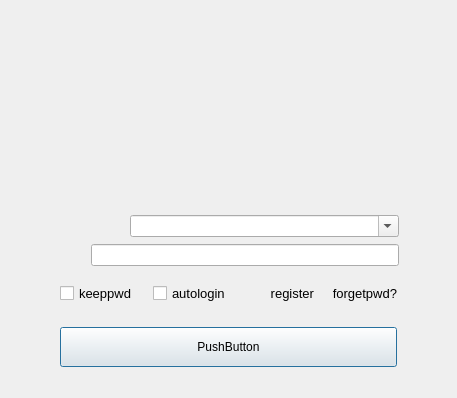
<?xml version="1.0" encoding="UTF-8"?>
<ui version="4.0">
 <class>LoginDialog</class>
 <widget class="QDialog" name="LoginDialog">
  <property name="geometry">
   <rect>
    <x>0</x>
    <y>0</y>
    <width>457</width>
    <height>398</height>
   </rect>
  </property>
  <property name="minimumSize">
   <size>
    <width>0</width>
    <height>0</height>
   </size>
  </property>
  <property name="maximumSize">
   <size>
    <width>16777215</width>
    <height>16777215</height>
   </size>
  </property>
  <property name="sizeIncrement">
   <size>
    <width>0</width>
    <height>0</height>
   </size>
  </property>
  <property name="font">
   <font>
    <pointsize>9</pointsize>
   </font>
  </property>
  <property name="windowTitle">
   <string>LoginDialog</string>
  </property>
  <layout class="QGridLayout" name="gridLayout">
   <item row="0" column="0">
    <widget class="QWidget" name="widget_loginWnd" native="true">
     <property name="sizePolicy">
      <sizepolicy hsizetype="Preferred" vsizetype="Expanding">
       <horstretch>0</horstretch>
       <verstretch>0</verstretch>
      </sizepolicy>
     </property>
     <property name="minimumSize">
      <size>
       <width>435</width>
       <height>376</height>
      </size>
     </property>
     <property name="maximumSize">
      <size>
       <width>435</width>
       <height>376</height>
      </size>
     </property>
     <layout class="QGridLayout" name="gridLayout_2">
      <property name="leftMargin">
       <number>0</number>
      </property>
      <property name="topMargin">
       <number>0</number>
      </property>
      <property name="rightMargin">
       <number>0</number>
      </property>
      <property name="bottomMargin">
       <number>0</number>
      </property>
      <property name="spacing">
       <number>0</number>
      </property>
      <item row="0" column="1">
       <layout class="QHBoxLayout" name="horizontalLayout">
        <property name="spacing">
         <number>0</number>
        </property>
        <property name="bottomMargin">
         <number>0</number>
        </property>
        <item>
         <widget class="QWidget" name="widget_loginback" native="true">
          <property name="minimumSize">
           <size>
            <width>0</width>
            <height>0</height>
           </size>
          </property>
          <layout class="QHBoxLayout" name="horizontalLayout_2">
           <property name="spacing">
            <number>0</number>
           </property>
           <property name="leftMargin">
            <number>0</number>
           </property>
           <property name="topMargin">
            <number>0</number>
           </property>
           <property name="rightMargin">
            <number>0</number>
           </property>
           <property name="bottomMargin">
            <number>0</number>
           </property>
           <item>
            <layout class="QVBoxLayout" name="verticalLayout">
             <property name="spacing">
              <number>0</number>
             </property>
             <property name="rightMargin">
              <number>0</number>
             </property>
             <property name="bottomMargin">
              <number>0</number>
             </property>
             <item>
              <widget class="QWidget" name="widget_titleBar_nofill" native="true">
               <property name="sizePolicy">
                <sizepolicy hsizetype="Expanding" vsizetype="Expanding">
                 <horstretch>0</horstretch>
                 <verstretch>0</verstretch>
                </sizepolicy>
               </property>
               <property name="maximumSize">
                <size>
                 <width>16777215</width>
                 <height>178</height>
                </size>
               </property>
               <layout class="QHBoxLayout" name="horizontalLayout_6">
                <property name="spacing">
                 <number>0</number>
                </property>
                <property name="leftMargin">
                 <number>11</number>
                </property>
                <property name="topMargin">
                 <number>0</number>
                </property>
                <property name="rightMargin">
                 <number>0</number>
                </property>
                <property name="bottomMargin">
                 <number>148</number>
                </property>
                <item>
                 <widget class="QLabel" name="titleLabel1">
                  <property name="sizePolicy">
                   <sizepolicy hsizetype="Expanding" vsizetype="Expanding">
                    <horstretch>0</horstretch>
                    <verstretch>0</verstretch>
                   </sizepolicy>
                  </property>
                  <property name="minimumSize">
                   <size>
                    <width>0</width>
                    <height>30</height>
                   </size>
                  </property>
                  <property name="maximumSize">
                   <size>
                    <width>16777215</width>
                    <height>16777215</height>
                   </size>
                  </property>
                  <property name="text">
                   <string/>
                  </property>
                 </widget>
                </item>
                <item>
                 <widget class="GifIconPushButton" name="gifpushButton_minSize" native="true">
                  <property name="sizePolicy">
                   <sizepolicy hsizetype="Expanding" vsizetype="Expanding">
                    <horstretch>0</horstretch>
                    <verstretch>0</verstretch>
                   </sizepolicy>
                  </property>
                  <property name="minimumSize">
                   <size>
                    <width>30</width>
                    <height>30</height>
                   </size>
                  </property>
                  <property name="maximumSize">
                   <size>
                    <width>30</width>
                    <height>30</height>
                   </size>
                  </property>
                  <property name="toolTip">
                   <string>minSize</string>
                  </property>
                  <property name="text" stdset="0">
                   <string/>
                  </property>
                  <property name="autoDefault" stdset="0">
                   <bool>false</bool>
                  </property>
                 </widget>
                </item>
                <item>
                 <widget class="GifIconPushButton" name="gifpushButton_close" native="true">
                  <property name="sizePolicy">
                   <sizepolicy hsizetype="Expanding" vsizetype="Expanding">
                    <horstretch>0</horstretch>
                    <verstretch>0</verstretch>
                   </sizepolicy>
                  </property>
                  <property name="minimumSize">
                   <size>
                    <width>30</width>
                    <height>30</height>
                   </size>
                  </property>
                  <property name="maximumSize">
                   <size>
                    <width>30</width>
                    <height>30</height>
                   </size>
                  </property>
                  <property name="toolTip">
                   <string>close</string>
                  </property>
                  <property name="text" stdset="0">
                   <string/>
                  </property>
                  <property name="autoDefault" stdset="0">
                   <bool>false</bool>
                  </property>
                 </widget>
                </item>
               </layout>
              </widget>
             </item>
             <item>
              <widget class="QWidget" name="widget_logininfo" native="true">
               <property name="minimumSize">
                <size>
                 <width>0</width>
                 <height>25</height>
                </size>
               </property>
               <property name="maximumSize">
                <size>
                 <width>16777215</width>
                 <height>25</height>
                </size>
               </property>
               <layout class="QHBoxLayout" name="horizontalLayout_7">
                <property name="spacing">
                 <number>0</number>
                </property>
                <property name="leftMargin">
                 <number>0</number>
                </property>
                <property name="topMargin">
                 <number>0</number>
                </property>
                <property name="rightMargin">
                 <number>0</number>
                </property>
                <property name="bottomMargin">
                 <number>0</number>
                </property>
                <item>
                 <widget class="QLabel" name="label_error">
                  <property name="minimumSize">
                   <size>
                    <width>0</width>
                    <height>0</height>
                   </size>
                  </property>
                  <property name="font">
                   <font>
                    <family>宋体</family>
                    <pointsize>12</pointsize>
                   </font>
                  </property>
                  <property name="text">
                   <string/>
                  </property>
                  <property name="alignment">
                   <set>Qt::AlignCenter</set>
                  </property>
                 </widget>
                </item>
               </layout>
              </widget>
             </item>
            </layout>
           </item>
          </layout>
         </widget>
        </item>
       </layout>
      </item>
      <item row="1" column="1" colspan="2">
       <layout class="QHBoxLayout" name="horizontalLayout_3">
        <property name="spacing">
         <number>12</number>
        </property>
        <property name="leftMargin">
         <number>47</number>
        </property>
        <property name="topMargin">
         <number>15</number>
        </property>
        <property name="rightMargin">
         <number>47</number>
        </property>
        <property name="bottomMargin">
         <number>7</number>
        </property>
        <item>
         <widget class="QLabel" name="label_name">
          <property name="sizePolicy">
           <sizepolicy hsizetype="Fixed" vsizetype="Fixed">
            <horstretch>0</horstretch>
            <verstretch>0</verstretch>
           </sizepolicy>
          </property>
          <property name="minimumSize">
           <size>
            <width>21</width>
            <height>21</height>
           </size>
          </property>
          <property name="maximumSize">
           <size>
            <width>60</width>
            <height>16777215</height>
           </size>
          </property>
          <property name="text">
           <string/>
          </property>
         </widget>
        </item>
        <item>
         <widget class="QComboBox" name="comboBox_name">
          <property name="maximumSize">
           <size>
            <width>16777215</width>
            <height>32</height>
           </size>
          </property>
          <property name="editable">
           <bool>true</bool>
          </property>
          <property name="maxVisibleItems">
           <number>5</number>
          </property>
         </widget>
        </item>
       </layout>
      </item>
      <item row="2" column="1" colspan="2">
       <layout class="QHBoxLayout" name="horizontalLayout_4">
        <property name="spacing">
         <number>12</number>
        </property>
        <property name="leftMargin">
         <number>47</number>
        </property>
        <property name="rightMargin">
         <number>47</number>
        </property>
        <property name="bottomMargin">
         <number>17</number>
        </property>
        <item>
         <widget class="QLabel" name="label_pwd">
          <property name="sizePolicy">
           <sizepolicy hsizetype="Fixed" vsizetype="Fixed">
            <horstretch>0</horstretch>
            <verstretch>0</verstretch>
           </sizepolicy>
          </property>
          <property name="minimumSize">
           <size>
            <width>21</width>
            <height>21</height>
           </size>
          </property>
          <property name="maximumSize">
           <size>
            <width>60</width>
            <height>16777215</height>
           </size>
          </property>
          <property name="text">
           <string/>
          </property>
         </widget>
        </item>
        <item>
         <widget class="QLineEdit" name="lineEdit_pwd">
          <property name="maximumSize">
           <size>
            <width>16777215</width>
            <height>16777215</height>
           </size>
          </property>
          <property name="styleSheet">
           <string notr="true">lineedit-password-character: 42;</string>
          </property>
          <property name="echoMode">
           <enum>QLineEdit::Password</enum>
          </property>
         </widget>
        </item>
       </layout>
      </item>
      <item row="3" column="1" colspan="2">
       <layout class="QHBoxLayout" name="horizontalLayout_5">
        <property name="leftMargin">
         <number>49</number>
        </property>
        <property name="rightMargin">
         <number>49</number>
        </property>
        <property name="bottomMargin">
         <number>23</number>
        </property>
        <item>
         <widget class="QCheckBox" name="checkBox_keepPwd">
          <property name="sizePolicy">
           <sizepolicy hsizetype="Expanding" vsizetype="Expanding">
            <horstretch>0</horstretch>
            <verstretch>0</verstretch>
           </sizepolicy>
          </property>
          <property name="minimumSize">
           <size>
            <width>0</width>
            <height>0</height>
           </size>
          </property>
          <property name="maximumSize">
           <size>
            <width>16777215</width>
            <height>16777215</height>
           </size>
          </property>
          <property name="font">
           <font>
            <pointsize>10</pointsize>
           </font>
          </property>
          <property name="text">
           <string>keeppwd</string>
          </property>
         </widget>
        </item>
        <item>
         <spacer name="horizontalSpacer_3">
          <property name="orientation">
           <enum>Qt::Horizontal</enum>
          </property>
          <property name="sizeHint" stdset="0">
           <size>
            <width>19</width>
            <height>20</height>
           </size>
          </property>
         </spacer>
        </item>
        <item>
         <widget class="QCheckBox" name="checkBox_autoLogin">
          <property name="sizePolicy">
           <sizepolicy hsizetype="Expanding" vsizetype="Expanding">
            <horstretch>0</horstretch>
            <verstretch>0</verstretch>
           </sizepolicy>
          </property>
          <property name="minimumSize">
           <size>
            <width>0</width>
            <height>0</height>
           </size>
          </property>
          <property name="maximumSize">
           <size>
            <width>16777215</width>
            <height>16777215</height>
           </size>
          </property>
          <property name="font">
           <font>
            <pointsize>10</pointsize>
           </font>
          </property>
          <property name="text">
           <string>autologin</string>
          </property>
         </widget>
        </item>
        <item>
         <spacer name="horizontalSpacer_2">
          <property name="orientation">
           <enum>Qt::Horizontal</enum>
          </property>
          <property name="sizeHint" stdset="0">
           <size>
            <width>40</width>
            <height>20</height>
           </size>
          </property>
         </spacer>
        </item>
        <item>
         <widget class="QLabel" name="label_register">
          <property name="sizePolicy">
           <sizepolicy hsizetype="Expanding" vsizetype="Expanding">
            <horstretch>0</horstretch>
            <verstretch>0</verstretch>
           </sizepolicy>
          </property>
          <property name="font">
           <font>
            <pointsize>10</pointsize>
           </font>
          </property>
          <property name="frameShape">
           <enum>QFrame::NoFrame</enum>
          </property>
          <property name="frameShadow">
           <enum>QFrame::Plain</enum>
          </property>
          <property name="text">
           <string>register</string>
          </property>
          <property name="textFormat">
           <enum>Qt::AutoText</enum>
          </property>
          <property name="alignment">
           <set>Qt::AlignRight|Qt::AlignTrailing|Qt::AlignVCenter</set>
          </property>
          <property name="openExternalLinks">
           <bool>false</bool>
          </property>
          <property name="textInteractionFlags">
           <set>Qt::LinksAccessibleByMouse</set>
          </property>
         </widget>
        </item>
        <item>
         <spacer name="horizontalSpacer">
          <property name="orientation">
           <enum>Qt::Horizontal</enum>
          </property>
          <property name="sizeHint" stdset="0">
           <size>
            <width>21</width>
            <height>20</height>
           </size>
          </property>
         </spacer>
        </item>
        <item>
         <widget class="QLabel" name="label_forget_pwd">
          <property name="sizePolicy">
           <sizepolicy hsizetype="Expanding" vsizetype="Expanding">
            <horstretch>0</horstretch>
            <verstretch>0</verstretch>
           </sizepolicy>
          </property>
          <property name="font">
           <font>
            <pointsize>10</pointsize>
           </font>
          </property>
          <property name="frameShape">
           <enum>QFrame::NoFrame</enum>
          </property>
          <property name="frameShadow">
           <enum>QFrame::Plain</enum>
          </property>
          <property name="text">
           <string>forgetpwd?</string>
          </property>
          <property name="textFormat">
           <enum>Qt::AutoText</enum>
          </property>
          <property name="alignment">
           <set>Qt::AlignRight|Qt::AlignTrailing|Qt::AlignVCenter</set>
          </property>
          <property name="openExternalLinks">
           <bool>false</bool>
          </property>
          <property name="textInteractionFlags">
           <set>Qt::LinksAccessibleByMouse</set>
          </property>
         </widget>
        </item>
       </layout>
      </item>
      <item row="4" column="1">
       <layout class="QHBoxLayout" name="horizontalLayout_9">
        <property name="leftMargin">
         <number>49</number>
        </property>
        <property name="topMargin">
         <number>0</number>
        </property>
        <property name="rightMargin">
         <number>49</number>
        </property>
        <property name="bottomMargin">
         <number>20</number>
        </property>
        <item>
         <widget class="QPushButton" name="pushButton_logIn">
          <property name="enabled">
           <bool>true</bool>
          </property>
          <property name="sizePolicy">
           <sizepolicy hsizetype="Expanding" vsizetype="Expanding">
            <horstretch>0</horstretch>
            <verstretch>0</verstretch>
           </sizepolicy>
          </property>
          <property name="minimumSize">
           <size>
            <width>0</width>
            <height>40</height>
           </size>
          </property>
          <property name="maximumSize">
           <size>
            <width>16777215</width>
            <height>16777215</height>
           </size>
          </property>
          <property name="text">
           <string>PushButton</string>
          </property>
         </widget>
        </item>
       </layout>
      </item>
     </layout>
    </widget>
   </item>
  </layout>
 </widget>
 <layoutdefault spacing="6" margin="11"/>
 <customwidgets>
  <customwidget>
   <class>GifIconPushButton</class>
   <extends>QWidget</extends>
   <header>gificonpushbutton.h</header>
   <slots>
    <signal>clicked()</signal>
   </slots>
  </customwidget>
 </customwidgets>
 <resources/>
 <connections>
  <connection>
   <sender>gifpushButton_minSize</sender>
   <signal>clicked()</signal>
   <receiver>LoginDialog</receiver>
   <slot>showMinimized()</slot>
   <hints>
    <hint type="sourcelabel">
     <x>398</x>
     <y>35</y>
    </hint>
    <hint type="destinationlabel">
     <x>292</x>
     <y>30</y>
    </hint>
   </hints>
  </connection>
  <connection>
   <sender>gifpushButton_close</sender>
   <signal>clicked()</signal>
   <receiver>LoginDialog</receiver>
   <slot>close()</slot>
   <hints>
    <hint type="sourcelabel">
     <x>438</x>
     <y>35</y>
    </hint>
    <hint type="destinationlabel">
     <x>356</x>
     <y>44</y>
    </hint>
   </hints>
  </connection>
 </connections>
</ui>
